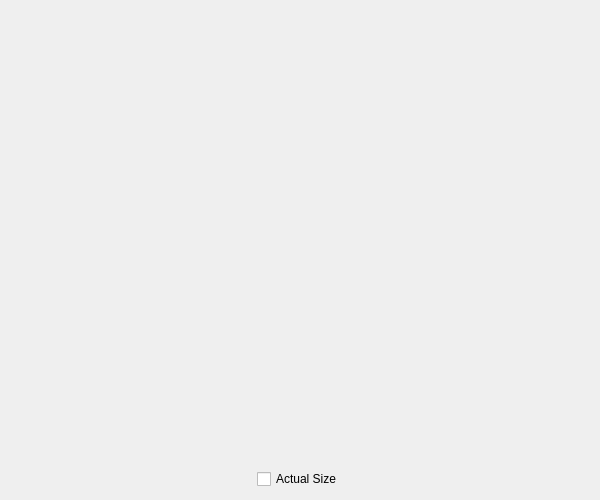
<?xml version="1.0" encoding="UTF-8"?>
<ui version="4.0">
 <class>PreviewWindow</class>
 <widget class="QDialog" name="PreviewWindow">
  <property name="geometry">
   <rect>
    <x>0</x>
    <y>0</y>
    <width>600</width>
    <height>500</height>
   </rect>
  </property>
  <property name="windowTitle">
   <string>Dialog</string>
  </property>
  <layout class="QVBoxLayout" name="verticalLayout_2">
   <item>
    <spacer name="verticalSpacer">
     <property name="orientation">
      <enum>Qt::Vertical</enum>
     </property>
     <property name="sizeHint" stdset="0">
      <size>
       <width>20</width>
       <height>40</height>
      </size>
     </property>
    </spacer>
   </item>
   <item>
    <layout class="QHBoxLayout" name="horizontalLayout">
     <property name="sizeConstraint">
      <enum>QLayout::SetFixedSize</enum>
     </property>
     <item>
      <spacer name="horizontalSpacer">
       <property name="orientation">
        <enum>Qt::Horizontal</enum>
       </property>
       <property name="sizeHint" stdset="0">
        <size>
         <width>40</width>
         <height>20</height>
        </size>
       </property>
      </spacer>
     </item>
     <item>
      <widget class="GraphicsDrawView" name="graphicsView">
       <property name="enabled">
        <bool>false</bool>
       </property>
       <property name="sizePolicy">
        <sizepolicy hsizetype="Expanding" vsizetype="Expanding">
         <horstretch>0</horstretch>
         <verstretch>0</verstretch>
        </sizepolicy>
       </property>
       <property name="frameShape">
        <enum>QFrame::NoFrame</enum>
       </property>
       <property name="lineWidth">
        <number>1</number>
       </property>
       <property name="backgroundBrush">
        <brush brushstyle="NoBrush">
         <color alpha="0">
          <red>0</red>
          <green>0</green>
          <blue>0</blue>
         </color>
        </brush>
       </property>
       <property name="foregroundBrush">
        <brush brushstyle="NoBrush">
         <color alpha="0">
          <red>0</red>
          <green>0</green>
          <blue>0</blue>
         </color>
        </brush>
       </property>
       <property name="interactive">
        <bool>true</bool>
       </property>
      </widget>
     </item>
     <item>
      <spacer name="horizontalSpacer_2">
       <property name="orientation">
        <enum>Qt::Horizontal</enum>
       </property>
       <property name="sizeHint" stdset="0">
        <size>
         <width>40</width>
         <height>20</height>
        </size>
       </property>
      </spacer>
     </item>
    </layout>
   </item>
   <item>
    <spacer name="verticalSpacer_2">
     <property name="orientation">
      <enum>Qt::Vertical</enum>
     </property>
     <property name="sizeHint" stdset="0">
      <size>
       <width>20</width>
       <height>40</height>
      </size>
     </property>
    </spacer>
   </item>
   <item>
    <layout class="QHBoxLayout" name="horizontalLayout_2" stretch="0">
     <property name="sizeConstraint">
      <enum>QLayout::SetDefaultConstraint</enum>
     </property>
     <item>
      <widget class="QCheckBox" name="actualSizeCheckbox">
       <property name="sizePolicy">
        <sizepolicy hsizetype="Fixed" vsizetype="Fixed">
         <horstretch>0</horstretch>
         <verstretch>0</verstretch>
        </sizepolicy>
       </property>
       <property name="cursor">
        <cursorShape>PointingHandCursor</cursorShape>
       </property>
       <property name="text">
        <string>Actual Size</string>
       </property>
      </widget>
     </item>
    </layout>
   </item>
  </layout>
 </widget>
 <customwidgets>
  <customwidget>
   <class>GraphicsDrawView</class>
   <extends>QGraphicsView</extends>
   <header>graphicsdrawview.h</header>
  </customwidget>
 </customwidgets>
 <resources/>
 <connections/>
</ui>
